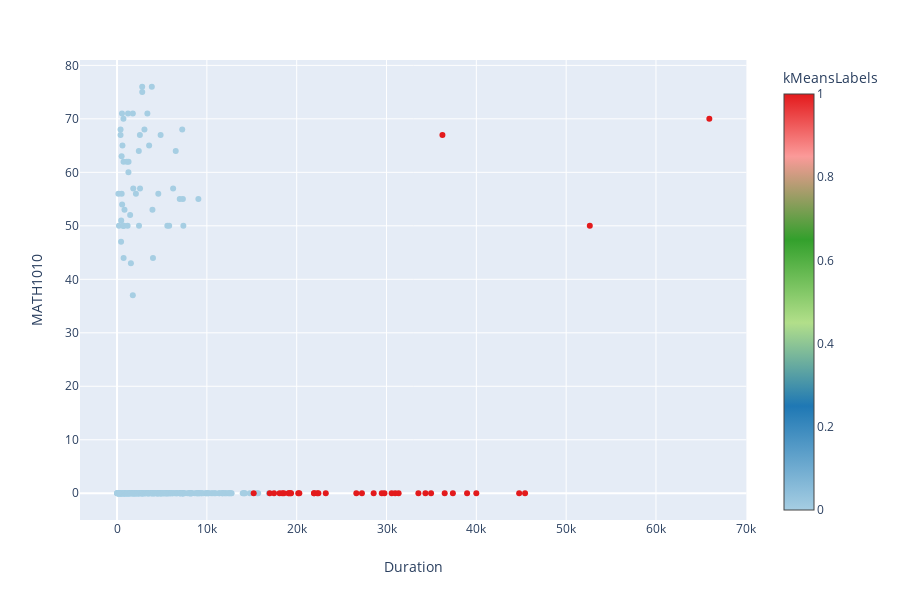

Here is the notebook cell this chart was saved with:
### Code cell
import plotly.express as px
colorscale=[[0, "rgb(166,206,227)"],
            [0.25, "rgb(31,120,180)"],
            [0.45, "rgb(178,223,138)"],
            [0.65, "rgb(51,160,44)"],
            [0.85, "rgb(251,154,153)"],
            [1, "rgb(227,26,28)"]]
px.scatter(data_frame=df_comb, x = 'Duration', y = 'MATH1010', color='kMeansLabels', color_continuous_scale=colorscale)

### Figure 1 — Plotly figure (JSON) as saved in the notebook; plotly's stock layout.template omitted (floating-point values rounded to 4 significant figures; data arrays with more than 128 entries replaced by an {"elided": "..."} marker saying what was removed)
{"data": [{"hoverlabel": {"namelength": 0}, "hovertemplate": "Duration=%{x}<br>MATH1010=%{y}<br>kMeansLabels=%{marker.color}", "legendgroup": "", "marker": {"color": {"elided": "400 int values"}, "coloraxis": "coloraxis", "symbol": "circle"}, "mode": "markers", "name": "", "showlegend": false, "type": "scatter", "x": {"elided": "400 float values"}, "xaxis": "x", "y": {"elided": "400 int values"}, "yaxis": "y"}], "layout": {"coloraxis": {"colorbar": {"title": {"text": "kMeansLabels"}}, "colorscale": [[0, "rgb(166,206,227)"], [0.25, "rgb(31,120,180)"], [0.45, "rgb(178,223,138)"], [0.65, "rgb(51,160,44)"], [0.85, "rgb(251,154,153)"], [1, "rgb(227,26,28)"]]}, "height": 600, "legend": {"tracegroupgap": 0}, "margin": {"t": 60}, "xaxis": {"anchor": "y", "domain": [0, 0.98], "title": {"text": "Duration"}}, "yaxis": {"anchor": "x", "domain": [0, 1], "title": {"text": "MATH1010"}}}}
